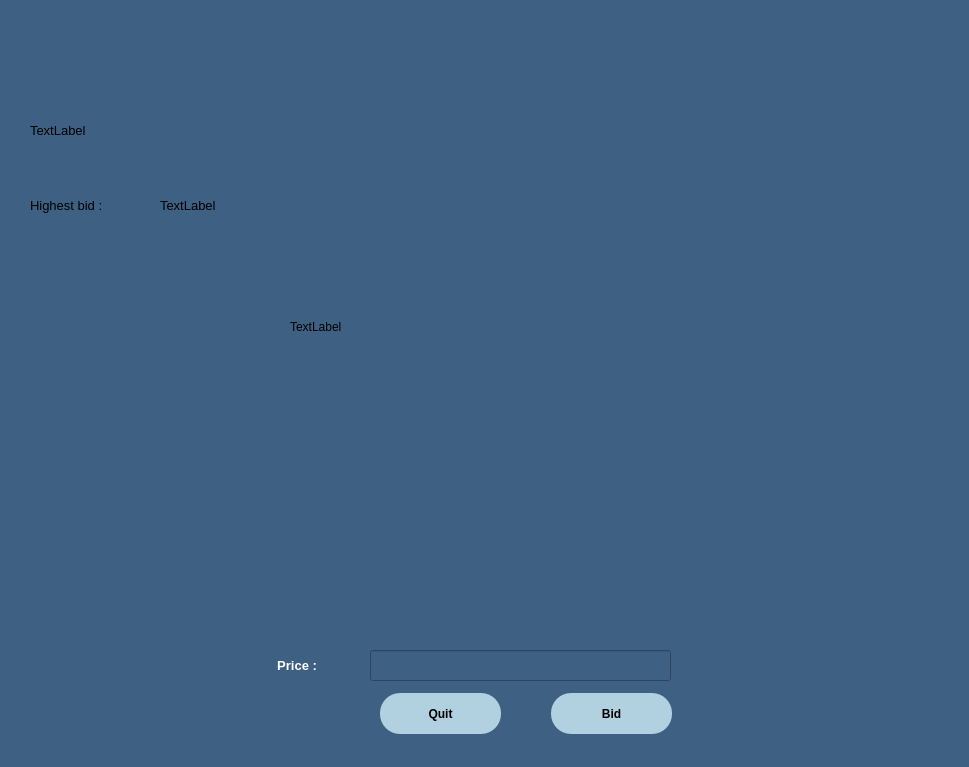
<?xml version="1.0" encoding="UTF-8"?>
<ui version="4.0">
 <class>auction</class>
 <widget class="QDialog" name="auction">
  <property name="geometry">
   <rect>
    <x>0</x>
    <y>0</y>
    <width>969</width>
    <height>767</height>
   </rect>
  </property>
  <property name="windowTitle">
   <string>Dialog</string>
  </property>
  <property name="styleSheet">
   <string notr="true">background-color: rgb(62, 96, 131);
</string>
  </property>
  <widget class="QLineEdit" name="lineEdit">
   <property name="geometry">
    <rect>
     <x>370</x>
     <y>650</y>
     <width>301</width>
     <height>31</height>
    </rect>
   </property>
   <property name="font">
    <font>
     <pointsize>10</pointsize>
     <weight>50</weight>
     <bold>false</bold>
    </font>
   </property>
  </widget>
  <widget class="QLabel" name="label">
   <property name="geometry">
    <rect>
     <x>290</x>
     <y>40</y>
     <width>422</width>
     <height>574</height>
    </rect>
   </property>
   <property name="styleSheet">
    <string notr="true">background-color: transparent;
background: none;
border: none;
background-repeat: none;
</string>
   </property>
   <property name="text">
    <string>TextLabel</string>
   </property>
  </widget>
  <widget class="QLabel" name="label_2">
   <property name="geometry">
    <rect>
     <x>30</x>
     <y>110</y>
     <width>91</width>
     <height>41</height>
    </rect>
   </property>
   <property name="font">
    <font>
     <pointsize>10</pointsize>
    </font>
   </property>
   <property name="styleSheet">
    <string notr="true">background-color: transparent;
background: none;
border: none;
background-repeat: none;</string>
   </property>
   <property name="text">
    <string>TextLabel</string>
   </property>
  </widget>
  <widget class="QPushButton" name="pushButton">
   <property name="geometry">
    <rect>
     <x>380</x>
     <y>693</y>
     <width>121</width>
     <height>41</height>
    </rect>
   </property>
   <property name="font">
    <font>
     <weight>75</weight>
     <bold>true</bold>
    </font>
   </property>
   <property name="styleSheet">
    <string notr="true">background-color: qlineargradient(x1: 0, y1: 0, x2: 0, y2: 1, stop: 0 rgb(177, 208, 224), stop: 1 rgb(177, 208, 224));
color: rgb(0, 0, 0);
border-style: solid;
border:none;
border-width: 5px;
border-radius: 20px;</string>
   </property>
   <property name="text">
    <string>Quit</string>
   </property>
  </widget>
  <widget class="QPushButton" name="pushButton_2">
   <property name="geometry">
    <rect>
     <x>551</x>
     <y>693</y>
     <width>121</width>
     <height>41</height>
    </rect>
   </property>
   <property name="font">
    <font>
     <weight>75</weight>
     <bold>true</bold>
    </font>
   </property>
   <property name="styleSheet">
    <string notr="true">background-color: qlineargradient(x1: 0, y1: 0, x2: 0, y2: 1, stop: 0 rgb(177, 208, 224), stop: 1 rgb(177, 208, 224));
color: rgb(0, 0, 0);
border-style: solid;
border:none;
border-width: 5px;
border-radius: 20px;</string>
   </property>
   <property name="text">
    <string>Bid</string>
   </property>
  </widget>
  <widget class="QLabel" name="label_3">
   <property name="geometry">
    <rect>
     <x>270</x>
     <y>650</y>
     <width>81</width>
     <height>31</height>
    </rect>
   </property>
   <property name="font">
    <font>
     <pointsize>10</pointsize>
     <weight>75</weight>
     <bold>true</bold>
    </font>
   </property>
   <property name="styleSheet">
    <string notr="true">color: rgb(255, 255, 255);</string>
   </property>
   <property name="text">
    <string>  Price :</string>
   </property>
  </widget>
  <widget class="QLabel" name="label_4">
   <property name="geometry">
    <rect>
     <x>160</x>
     <y>190</y>
     <width>91</width>
     <height>31</height>
    </rect>
   </property>
   <property name="font">
    <font>
     <pointsize>10</pointsize>
    </font>
   </property>
   <property name="text">
    <string>TextLabel</string>
   </property>
  </widget>
  <widget class="QLabel" name="label_5">
   <property name="geometry">
    <rect>
     <x>30</x>
     <y>180</y>
     <width>111</width>
     <height>51</height>
    </rect>
   </property>
   <property name="font">
    <font>
     <pointsize>10</pointsize>
    </font>
   </property>
   <property name="text">
    <string>Highest bid :</string>
   </property>
  </widget>
 </widget>
 <resources/>
 <connections/>
</ui>
